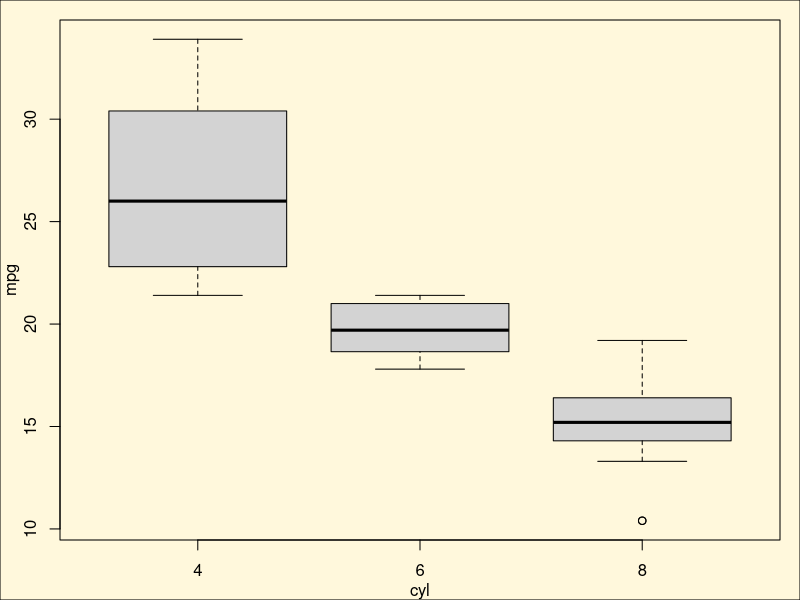
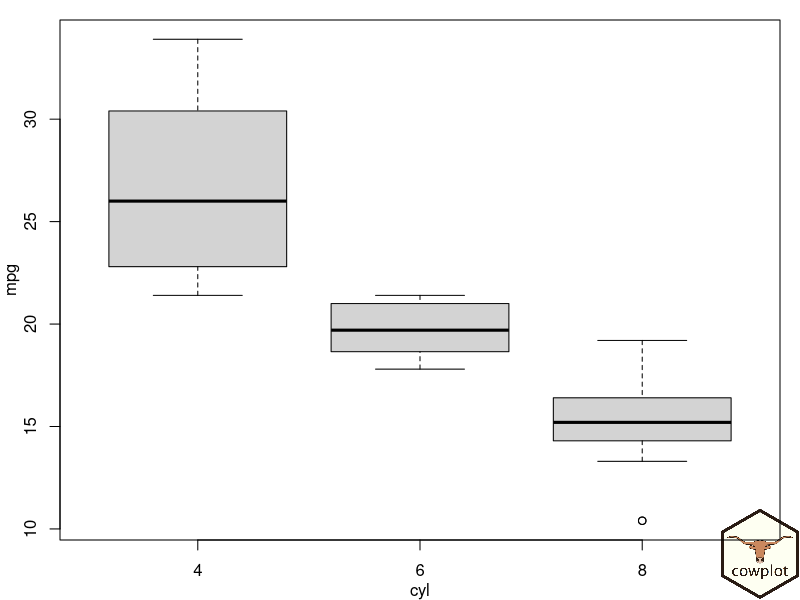
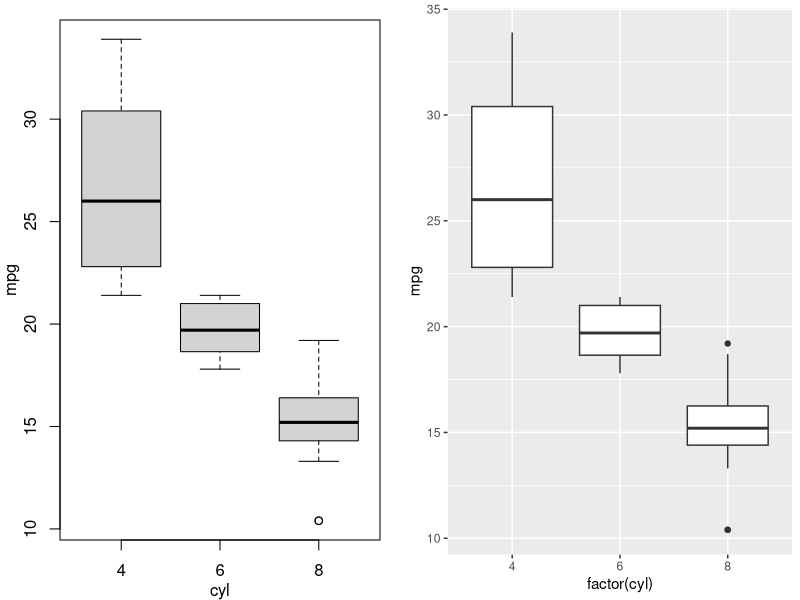
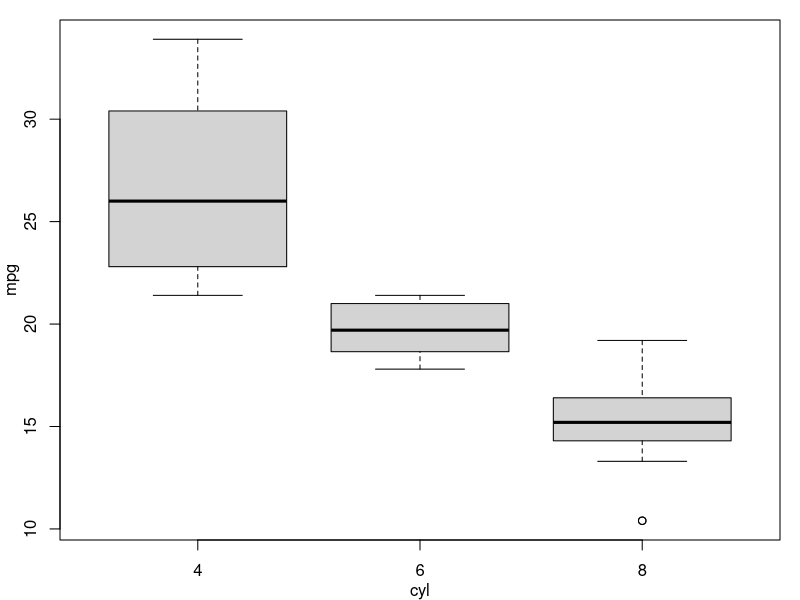
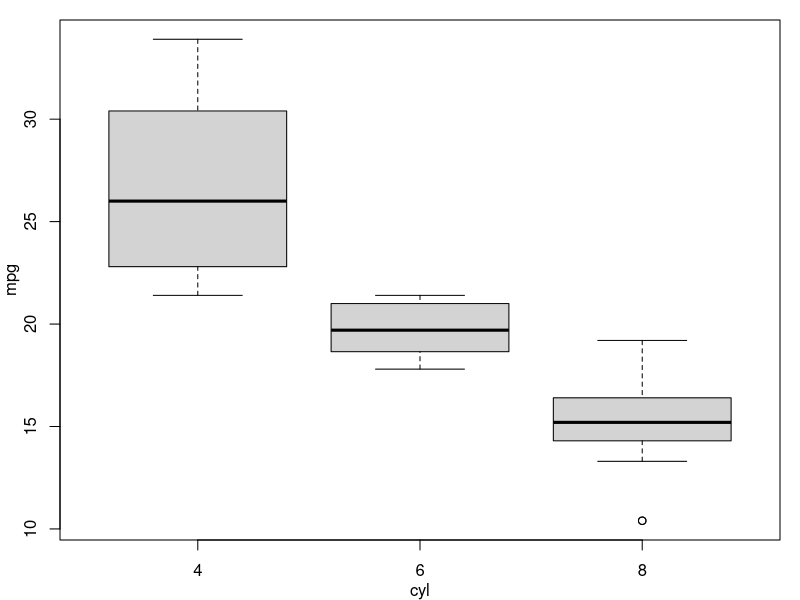
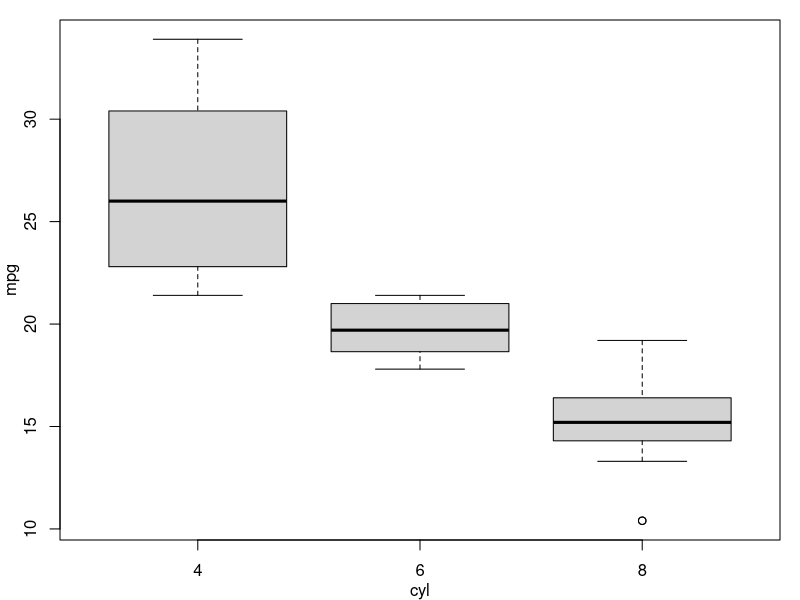
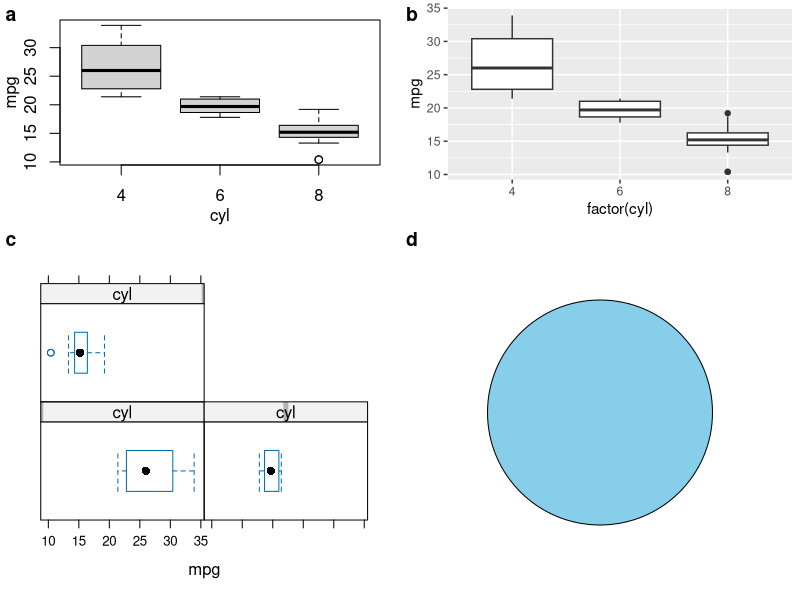
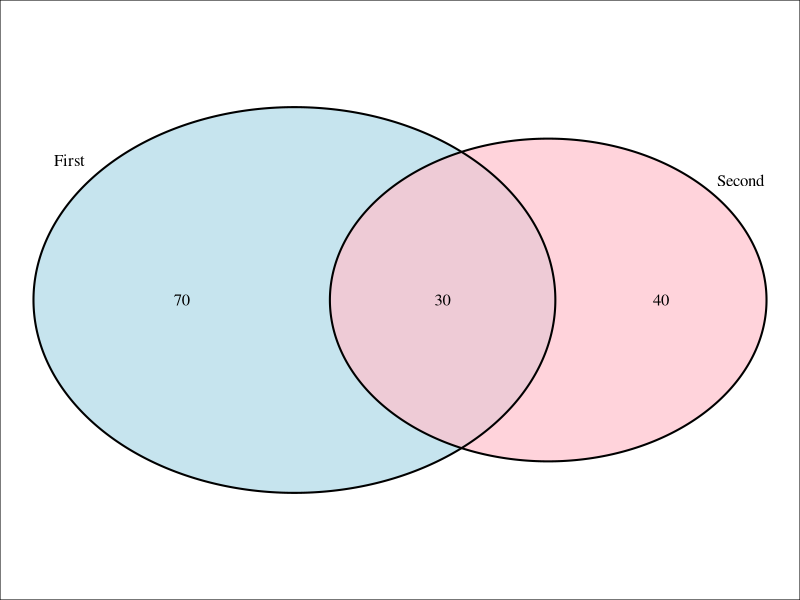

Write R code to recreate these figures, in order.
## ---- chunk 1
knitr::opts_chunk$set(
  fig.width = 4,
  fig.height = 3
)
## ---- chunk 2
library(ggplot2)
library(cowplot)

# define a function that emits the desired plot
p1 <- function() {
  par(
    mar = c(3, 3, 1, 1),
    mgp = c(2, 1, 0)
  )
  boxplot(mpg ~ cyl, xlab = "cyl", ylab = "mpg", data = mtcars)
}

ggdraw(p1) +
  theme(plot.background = element_rect(fill = "cornsilk"))
## ---- chunk 3
logo_file <- system.file("extdata", "logo.png", package = "cowplot")

ggdraw() + 
  draw_image(
    logo_file,
    x = 1, width = 0.1,
    hjust = 1, halign = 1, valign = 0
  ) +
  draw_plot(p1)
## ---- chunk 4
p2 <- ggplot(data = mtcars, aes(factor(cyl), mpg)) + geom_boxplot()
plot_grid(p1, p2)
## ---- chunk 5
# create base R plot
par(mar = c(3, 3, 1, 1), mgp = c(2, 1, 0))
boxplot(mpg ~ cyl, xlab = "cyl", ylab = "mpg", data = mtcars)
# record previous base R plot and then draw through ggdraw()
p1_recorded <- recordPlot()
ggdraw(p1_recorded)
## ---- chunk 6
# store base R plot as formula
p1_formula <- ~{
  par(
    mar = c(3, 3, 1, 1), 
    mgp = c(2, 1, 0)
  )
  boxplot(mpg ~ cyl, xlab = "cyl", ylab = "mpg", data = mtcars)
}
ggdraw(p1_formula)
## ---- chunk 7
# base R
p1 <- ~{
  par(
    mar = c(3, 3, 1, 1), 
    mgp = c(2, 1, 0)
  )
  boxplot(mpg ~ cyl, xlab = "cyl", ylab = "mpg", data = mtcars)
}

# ggplot2
p2 <- ggplot(data = mtcars, aes(factor(cyl), mpg)) + geom_boxplot()

# lattice
library(lattice)
p3 <- bwplot(~mpg | cyl, data = mtcars)

# elementary grid graphics objects
library(grid)
p4 <- circleGrob(r = 0.3, gp = gpar(fill = "skyblue"))

# combine all into one plot
plot_grid(p1, p2, p3, p4, rel_heights = c(.6, 1), labels = "auto")
## ---- chunk 8
library(VennDiagram)

p_venn <- draw.pairwise.venn(
  100, 70, 30,
  c("First", "Second"),
  fill = c("light blue", "pink"),
  alpha = c(0.7, 0.7),
  ind = FALSE
)

# plot venn diagram and add some margin and enclosing box
ggdraw(p_venn) +
  theme(
    plot.background = element_rect(fill = NA),
    plot.margin = margin(12, 12, 12, 12)
  )
